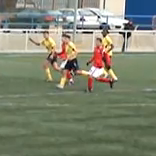
%> input picture PhytonWorkSpace5Edition/Images/Chapter10/Input/CamShift/Sequence/frame1.bmp, 156 x 156 px
$ octave CamShiftExample.m   (GNU Octave 9; MATLAB toolbox functions it lacks are replaced by stand-ins)
%> lines starting %> are read from the running program, lines starting %| are printed output that depends on the picture
### Images/Chapter10/Input/CamShift/Density.m
function histogram = Density(image, s, regionRadious, h)
% Implementation of density estimation for a colour image
% Parameters: Image, Position of the image region, the size of the region and kernel size
%             the size is measured from the centre of the region/kernel

% Colour components
red = image(:,:,1);
green = image(:,:,2);
blue = image(:,:,3);

% Create 64x64 histogram
histSize = 64;
histogram(1:histSize,1:histSize) = 0;

% Total number of values in the histogram for normalisation
total = 0;

% Density estimation
for DeltaRow = -regionRadious(1) : regionRadious(1)        % Rows inside the image region
    for DeltaColumn = -regionRadious(2) : regionRadious(2) % Columns inside the image region

        % Position of the pixel in the image
        row = s(1) + DeltaRow;
        column = s(2) + DeltaColumn;

        % Compute 2D color features (Cb,Cr) for the (x,y) pixel
        [Cb Cr] = ColourFeature(red(row,column), green(row,column), blue(row,column));

        % Gaussian kernel
        w = exp(-(DeltaRow*DeltaRow + DeltaColumn*DeltaColumn)/2*h*h);

        %increment histogram
        histogram(int8(Cb),int8(Cr)) = histogram(int8(Cb),int8(Cr))+w;
        total = total + w;
    end
end

% Normailse
histogram = histogram ./ total;


### PhytonWorkSpace5Edition/Images/Chapter10/Input/CamShift/BackProjection.m
function projection = BackProjection(image, histogram)
% Implementation of BackProjection
% Parameters: Image, histogram and region where to perform the back projection
%             the size is measured from the centre of the region

% Colour components
red = image(:,:,1);
green = image(:,:,2);
blue = image(:,:,3);

% Image Size
[ imageRows imageColumns depth ] = size(image);

% Create new image
projection(1:imageRows,1:imageColumns) = 0;

% Density estimation
for row = 1 : imageRows           % Image rows
    for column = 1 : imageColumns % Columns inside the image region

        % Compute 2D color features (Cb,Cr) for the (x,y) pixel
        [Cb Cr] = ColourFeature(red(row,column), green(row,column), blue(row,column));

        % Back project
        projection(row,column) = histogram(int8(Cb),int8(Cr));
    end
end


### PhytonWorkSpace5Edition/Images/Chapter10/Input/CamShift/ComputeScale.m
function [Crow, Ccolumn, Srow, Scolumn] = ComputeScale(image, s, regionRadious, scaleResult)
% Estimte a scale based on momentos
% Parameters: Single valued image, Position of the image region, the size of the region and a final scale
%             the size is measured from the centre of the region

% Image Size
[ imageRows imageColumns ] = size(image);

% Momemtus
M00 = 0;
M10 = 0;
M01 = 0;
M11 = 0;
M20 = 0;
M02 = 0;
for DeltaRow = -regionRadious(1) : regionRadious(1)        % Rows inside the image region
    for DeltaColumn = -regionRadious(2) : regionRadious(2) % Columns inside the image region

        % Position of the pixel in the image
        row = s(1) + DeltaRow;
        column = s(2) + DeltaColumn;

        if row > 0 & row < imageRows & column > 0 & column < imageColumns
            M00 = M00 + image(row,column);
            M10 = M10 + row * image(row,column);
            M01 = M01 + column * image(row,column);
            M11 = M11 + row * column * image(row,column);
            M20 = M20 + row * row * image(row,column);
            M02 = M02 + column* column * image(row,column);
        end
    end
end

Ccolumn = (M01/M00);
Crow = (M10/M00);

a = M20/M00- Crow*Crow;
b = 2*(M11/M00 - Crow *Ccolumn);
c = M02/M00- Ccolumn*Ccolumn;

Srow = round(scaleResult(1) * sqrt((a+c+sqrt(b*b+(a-c)*(a-c))/2)));
Scolumn = round(scaleResult(2) * sqrt((a+c-sqrt(b*b+(a-c)*(a-c))/2)));

Ccolumn = round(M01/M00);
Crow = round(M10/M00);


### PhytonWorkSpace5Edition/Images/Chapter10/Input/CamShift/DrawSquare.m
function newImage = DrawSquare(image, s, radious, colour)
% Draw a squre in an image
% Parameters: Image, position, size
%             the size is measured from the centre of the region

newImage = image;

pixelValue = [ colour colour colour ];

% Draw vertical lime
for DeltaRow = s(1)-radious(1) : s(1)+radious(1)
    newImage(DeltaRow,s(2)-radious(2),:) = pixelValue;
    newImage(DeltaRow,s(2)+radious(2),:) = pixelValue;
end

% Draw horizontal lime
for Deltacolumn = s(2)-radious(2) : s(2)+radious(2)
    newImage(s(1)-radious(1),Deltacolumn,:) = pixelValue;
    newImage(s(1)+radious(1),Deltacolumn,:) = pixelValue;
end


### PhytonWorkSpace5Edition/Images/Chapter10/Input/CamShift/CamShiftExample.m
% CamShift Example
clear;

% Read image data
frames = {imread('sequence\frame1.bmp','bmp'),
          imread('sequence\frame2.bmp','bmp'),
          imread('sequence\frame3.bmp','bmp'),
          imread('sequence\frame4.bmp','bmp'),
          imread('sequence\frame5.bmp','bmp'),
          imread('sequence\frame6.bmp','bmp')};
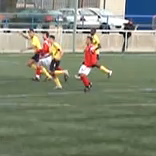
%> input picture PhytonWorkSpace5Edition/Images/Chapter10/Input/CamShift/Sequence/frame2.bmp, 156 x 156 px
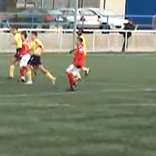
%> input picture PhytonWorkSpace5Edition/Images/Chapter10/Input/CamShift/Sequence/frame3.bmp, 156 x 156 px
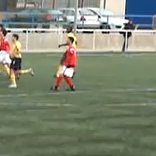
%> input picture PhytonWorkSpace5Edition/Images/Chapter10/Input/CamShift/Sequence/frame4.bmp, 156 x 156 px
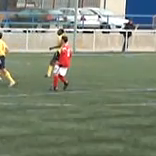
%> input picture PhytonWorkSpace5Edition/Images/Chapter10/Input/CamShift/Sequence/frame5.bmp, 156 x 156 px
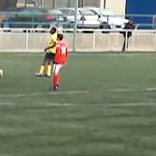
%> input picture PhytonWorkSpace5Edition/Images/Chapter10/Input/CamShift/Sequence/frame6.bmp, 156 x 156 px
%> frames = 6 items

% Region position
positions = { [60 100]
              [0 0]
              [0 0]
              [0 0]
              [0 0]
              [0 0] };

 % Region position
sizes = {     [15 8]
              [0 0]
              [0 0]
              [0 0]
              [0 0]
              [0 0] };


% Density estimation parameter
filterSize = 1.0;

% Back projection parameter
backProjecionSize = .3;
serachSize = round(sizes{1}*1.5);
scaleResult = [1.5 .8];

% Compute initial density
q = Density(frames{1}, positions{1}, sizes{1}, filterSize);
%> in Density, `blue = image(:,:,3);`:
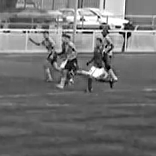
%> blue: size 156x156 uint8; min 0, max 255, mean 113.7
%> after the loop in Density, `for DeltaRow = -regionRadious(1) : regionRadious(1)`: total = 6.28

% Position in next frame
for frameNum = 2: 6
    previousPos = [0 0];
    newPos = positions{frameNum-1};
    while(abs(previousPos(1)-newPos(1))+abs(previousPos(2)-newPos(2)) > 1)
        previousPos = newPos;
        newPos = MeanShift(frames{frameNum}, q, previousPos, sizes{frameNum-1}, filterSize);
    end
    positions{frameNum} = newPos;

    % Back project
    p = Density(frames{frameNum}, newPos, sizes{frameNum-1}, backProjecionSize);
    projected = BackProjection(frames{frameNum}, p);
    [Crow, Ccolumn, Srow, Scolumn] = ComputeScale(projected, newPos, serachSize, scaleResult);
    sizes{frameNum} = [ Srow, Scolumn];
end
%> this loop made 5 passes
%> (Crow, Ccolumn, Srow, Scolumn) on passes 2 to 5: (62, 81, 16, 7), (58, 72, 18, 7), (61, 68, 18, 7), (59, 64, 18, 7)
%> (Crow, Ccolumn, Srow, Scolumn) on pass 1: (56, 94, 19, 8)
%> pass 1, `p = Density(frames{frameNum}, newPos, sizes{frameNum-1}, backProjecion..`:
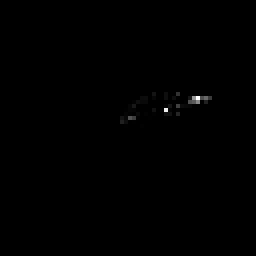
%> p: size 64x64 double (shown 4 times larger); min 0, max 0.13, mean 0.000244; drawn with min black and max white
%> after the loop, positions = {[60 100], [57 95], [62 81], [58 73], [62 68], [58 64]}; sizes = {[15 8], [19 8], [16 7], [18 7], [18 7], [18 7]}

% Display frames
for frameNum = 1: 6
    result = DrawSquare(frames{frameNum},positions{frameNum},sizes{frameNum},0);
    figure(frameNum);
    image(result);
end
